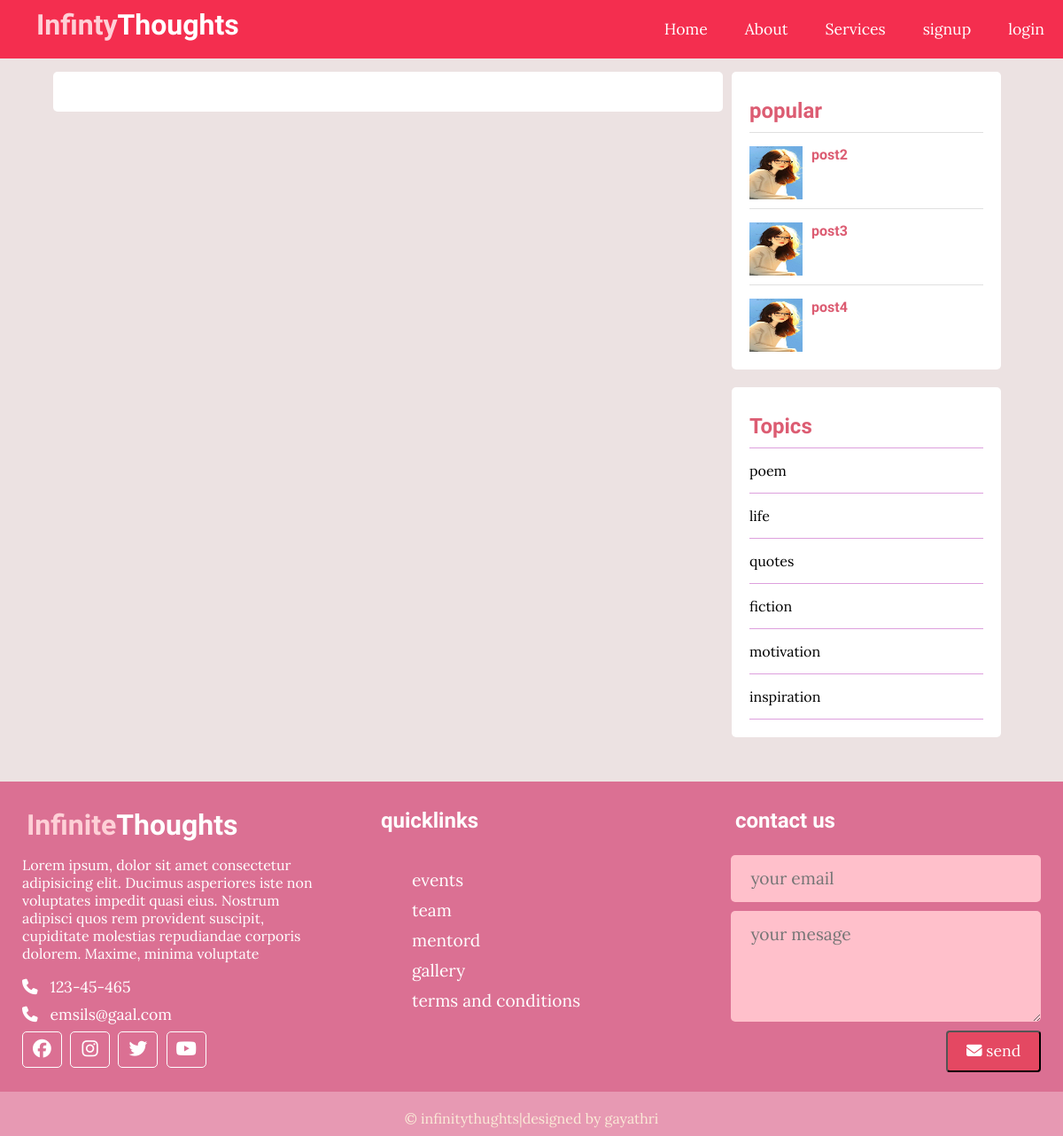
Page /blog/single.php on the committed database.
### tables this page shows
CREATE TABLE `posts` (
  `id` int(11) NOT NULL,
  `user_id` int(11) NOT NULL,
  `topic_id` int(11) DEFAULT NULL,
  `title` varchar(255) NOT NULL,
  `image` varchar(255) NOT NULL,
  `body` text NOT NULL,
  `published` tinyint(4) NOT NULL,
  `created_at` timestamp NOT NULL DEFAULT current_timestamp()
);

CREATE TABLE `topics` (
  `id` int(11) NOT NULL,
  `name` varchar(100) NOT NULL,
  `description` text NOT NULL
);

### blog/app/database/db.php (called while the page is built, shortened)
<?php
require('connect.php');
function executeQuery($sql, $data)
{
     global $conn;
    $stnt = $conn->prepare($sql);
    $values=array_values($data);
    $types = str_repeat("s",count($values));
    $stnt->bind_param( $types, ...$values);
    $stnt->execute();
     return $stnt;
}
function selectAll($table ,$conditions=[])
{
global $conn;
$sql = "SELECT * FROM $table";
if(empty($conditions))
 {
        $stnt = $conn->prepare($sql);
        $stnt->execute();
        $records = $stnt->get_result()->fetch_all(MYSQLI_ASSOC);
        return $records;
}
else{
     $i=0;
    foreach($conditions as $key => $value){
        if($i==0){
            $sql=$sql . " WHERE $key=?";
        }
        else{
            $sql=$sql . " AND $key=?";
        }
        $i++;
    }
         $stnt=executeQuery($sql,$conditions);
        $records = $stnt->get_result()->fetch_all(MYSQLI_ASSOC);
        return $records;
}
}

### blog/app/controllers/posts.php (called while the page is built, shortened)
<?php
include(ROOT_PATH . "/app/database/db.php");
$topics = selectAll('topics');
?>

### blog/single.php (the view, shortened to what this page needs)
<?php include(ROOT_PATH . '/app/controllers/posts.php');
$topics = selectAll('topics');
$posts = selectAll('posts',['published' =>1])
?>
<!DOCTYPE html>
<html lang="en">
<head>
    <link rel="stylesheet" href="assets/css/style.css">
</head>
<body>
    <?php include(ROOT_PATH . "/app/includes/header.php"); ?>
    <div class="page-wrapper">
        <div class="content clearfix">
            <div class="main-content-wrapper">
                <div class="main-content single">
                </div>
            </div>
            <div class="sidebar single">
                <div class="section popular">
                    <h2 class="section-title">popular</h2>
                   <?php foreach($posts as $p): ?>
                    <div class="post clearfix">
                        <img src="<?php echo BASE_URL . '/assets/images/' . $p['image'];?>" alt="">
                        <a href="" class="title">
                            <h4><?php echo $p['title']?> <h4>
                        </a>
                    </div>
                    <?php endforeach; ?>
                </div>
                <div class="section topics">
                    <h2 class="section-title">Topics</h2>
                    <ul>
                    <?php foreach($topics as $topic):?>
                        <li><a href="<?php echo BASE_URL . '/index.php?t_id=' .$topic['id'] . '&name=' . $topic['name']?>"><?php echo $topic['name'] ;?></a> </li>
                     <?php endforeach ;?>
                    </ul>
                </div>
            </div>
        </div>
    </div>
    <?php include(ROOT_PATH . "/app/includes/footer.php") ?>
</body>
</html>

### blog/assets/css/style.css (style rules this page uses)
* { box-sizing: border-box; }
html,body { height: 100%; padding: 0px; margin:0px; background:#ece2e2; font-family: 'Lora',serif; }
h1,h2,h3,h4,h5,h6 { font-family: 'Candal',serif; color:rgb(220, 92, 114); margin: 5px; }
a { text-decoration: none; color: inherit; }
.clearfix::after { content: ''; display: block; clear: both; }
.page-wrapper { min-height:80%; }
.content { width: 90%; margin: 15px auto 30px; }
.content .main-content { width: 70%; float: left; }
.content .main-content.single { background-color: white; padding:20px 50px; font-size: 1.1em; border-radius: 5px; }
.content .popular .post { border-top: 1px solid #e0e0e0; margin-top: 10px; padding-top: 10px; }
.content .popular .post img { height: 60px; width: 60px; float: left; margin-right: 10px; }
.content .sidebar { width: 30%; float: left; }
.content .sidebar.single { padding: 0px 10px; }
.content .sidebar .section { background: white; padding: 20px; border-radius: 5px; margin-bottom: 20px; }
.content .sidebar .section .section-title { margin: 10px 0px 10px 0px; }
.content .sidebar .section.topics ul { margin: 0px; padding: 0px; list-style: none; border-top: 1px solid plum; }
.content .sidebar .section.topics ul li a { display:block; padding: 15px 0px 15px 0px; border-bottom: 1px solid plum; transition: all 0.3s; }

### rows in the picture
posts: image (picture), title "post2"
posts: image (picture), title "post3"
posts: image (picture), title "post4"
topics: name "poem"
topics: name "life"
topics: name "quotes"
topics: name "fiction"
topics: name "motivation"
topics: name "inspiration"
